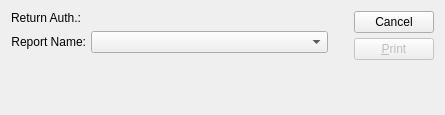
<ui version="4.0" >
 <author></author>
 <comment>This file is part of the xTuple ERP: PostBooks Edition, a free and
open source Enterprise Resource Planning software suite,
Copyright (c) 1999-2011 by OpenMFG LLC, d/b/a xTuple.
It is licensed to you under the Common Public Attribution License
version 1.0, the full text of which (including xTuple-specific Exhibits)
is available at www.xtuple.com/CPAL.  By using this software, you agree
to be bound by its terms.</comment>
 <class>printRaForm</class>
 <widget class="QDialog" name="printRaForm" >
  <property name="geometry" >
   <rect>
    <x>0</x>
    <y>0</y>
    <width>445</width>
    <height>115</height>
   </rect>
  </property>
  <property name="windowTitle" >
   <string>Print Return Authorization Form</string>
  </property>
  <layout class="QHBoxLayout" >
   <item>
    <layout class="QVBoxLayout" >
     <property name="spacing" >
      <number>0</number>
     </property>
     <item>
      <layout class="QVBoxLayout" >
       <item>
        <layout class="QHBoxLayout" >
         <property name="spacing" >
          <number>0</number>
         </property>
         <item>
          <widget class="QLabel" name="_raLit" >
           <property name="text" >
            <string>Return Auth.:</string>
           </property>
           <property name="alignment" >
            <set>Qt::AlignLeading|Qt::AlignLeft|Qt::AlignTop</set>
           </property>
           <property name="margin" >
            <number>5</number>
           </property>
          </widget>
         </item>
         <item>
          <widget class="RaCluster" name="_ra" >
           <property name="focusPolicy" >
            <enum>Qt::StrongFocus</enum>
           </property>
          </widget>
         </item>
        </layout>
       </item>
       <item>
        <layout class="QHBoxLayout" >
         <property name="spacing" >
          <number>5</number>
         </property>
         <property name="leftMargin" >
          <number>0</number>
         </property>
         <property name="topMargin" >
          <number>0</number>
         </property>
         <property name="rightMargin" >
          <number>0</number>
         </property>
         <property name="bottomMargin" >
          <number>0</number>
         </property>
         <item>
          <widget class="QLabel" name="_reportLit" >
           <property name="text" >
            <string>Report Name:</string>
           </property>
           <property name="alignment" >
            <set>Qt::AlignRight|Qt::AlignTrailing|Qt::AlignVCenter</set>
           </property>
          </widget>
         </item>
         <item>
          <widget class="XComboBox" name="_report" >
           <property name="sizePolicy" >
            <sizepolicy vsizetype="Fixed" hsizetype="Expanding" >
             <horstretch>0</horstretch>
             <verstretch>0</verstretch>
            </sizepolicy>
           </property>
          </widget>
         </item>
        </layout>
       </item>
      </layout>
     </item>
     <item>
      <spacer>
       <property name="orientation" >
        <enum>Qt::Vertical</enum>
       </property>
       <property name="sizeType" >
        <enum>QSizePolicy::Expanding</enum>
       </property>
       <property name="sizeHint" >
        <size>
         <width>306</width>
         <height>16</height>
        </size>
       </property>
      </spacer>
     </item>
    </layout>
   </item>
   <item>
    <layout class="QHBoxLayout" >
     <property name="spacing" >
      <number>0</number>
     </property>
     <property name="leftMargin" >
      <number>0</number>
     </property>
     <property name="topMargin" >
      <number>0</number>
     </property>
     <property name="rightMargin" >
      <number>0</number>
     </property>
     <property name="bottomMargin" >
      <number>0</number>
     </property>
     <item>
      <spacer>
       <property name="orientation" >
        <enum>Qt::Vertical</enum>
       </property>
       <property name="sizeType" >
        <enum>QSizePolicy::Expanding</enum>
       </property>
       <property name="sizeHint" >
        <size>
         <width>20</width>
         <height>20</height>
        </size>
       </property>
      </spacer>
     </item>
     <item>
      <layout class="QVBoxLayout" >
       <property name="spacing" >
        <number>5</number>
       </property>
       <property name="leftMargin" >
        <number>0</number>
       </property>
       <property name="topMargin" >
        <number>0</number>
       </property>
       <property name="rightMargin" >
        <number>0</number>
       </property>
       <property name="bottomMargin" >
        <number>0</number>
       </property>
       <item>
        <widget class="QPushButton" name="_close" >
         <property name="text" >
          <string>Cancel</string>
         </property>
        </widget>
       </item>
       <item>
        <widget class="QPushButton" name="_print" >
         <property name="enabled" >
          <bool>false</bool>
         </property>
         <property name="text" >
          <string>&amp;Print</string>
         </property>
         <property name="default" >
          <bool>true</bool>
         </property>
        </widget>
       </item>
       <item>
        <spacer>
         <property name="orientation" >
          <enum>Qt::Vertical</enum>
         </property>
         <property name="sizeType" >
          <enum>QSizePolicy::Expanding</enum>
         </property>
         <property name="sizeHint" >
          <size>
           <width>20</width>
           <height>20</height>
          </size>
         </property>
        </spacer>
       </item>
      </layout>
     </item>
    </layout>
   </item>
  </layout>
 </widget>
 <layoutdefault spacing="6" margin="11" />
 <pixmapfunction>qPixmapFromMimeSource</pixmapfunction>
 <customwidgets>
  <customwidget>
   <class>RaCluster</class>
   <extends>QWidget</extends>
   <header>racluster.h</header>
  </customwidget>
  <customwidget>
   <class>XComboBox</class>
   <extends>QComboBox</extends>
   <header>xcombobox.h</header>
  </customwidget>
 </customwidgets>
 <tabstops>
  <tabstop>_ra</tabstop>
  <tabstop>_report</tabstop>
  <tabstop>_print</tabstop>
  <tabstop>_close</tabstop>
 </tabstops>
 <resources/>
 <connections>
  <connection>
   <sender>_close</sender>
   <signal>clicked()</signal>
   <receiver>printRaForm</receiver>
   <slot>reject()</slot>
   <hints>
    <hint type="sourcelabel" >
     <x>20</x>
     <y>20</y>
    </hint>
    <hint type="destinationlabel" >
     <x>20</x>
     <y>20</y>
    </hint>
   </hints>
  </connection>
 </connections>
</ui>
